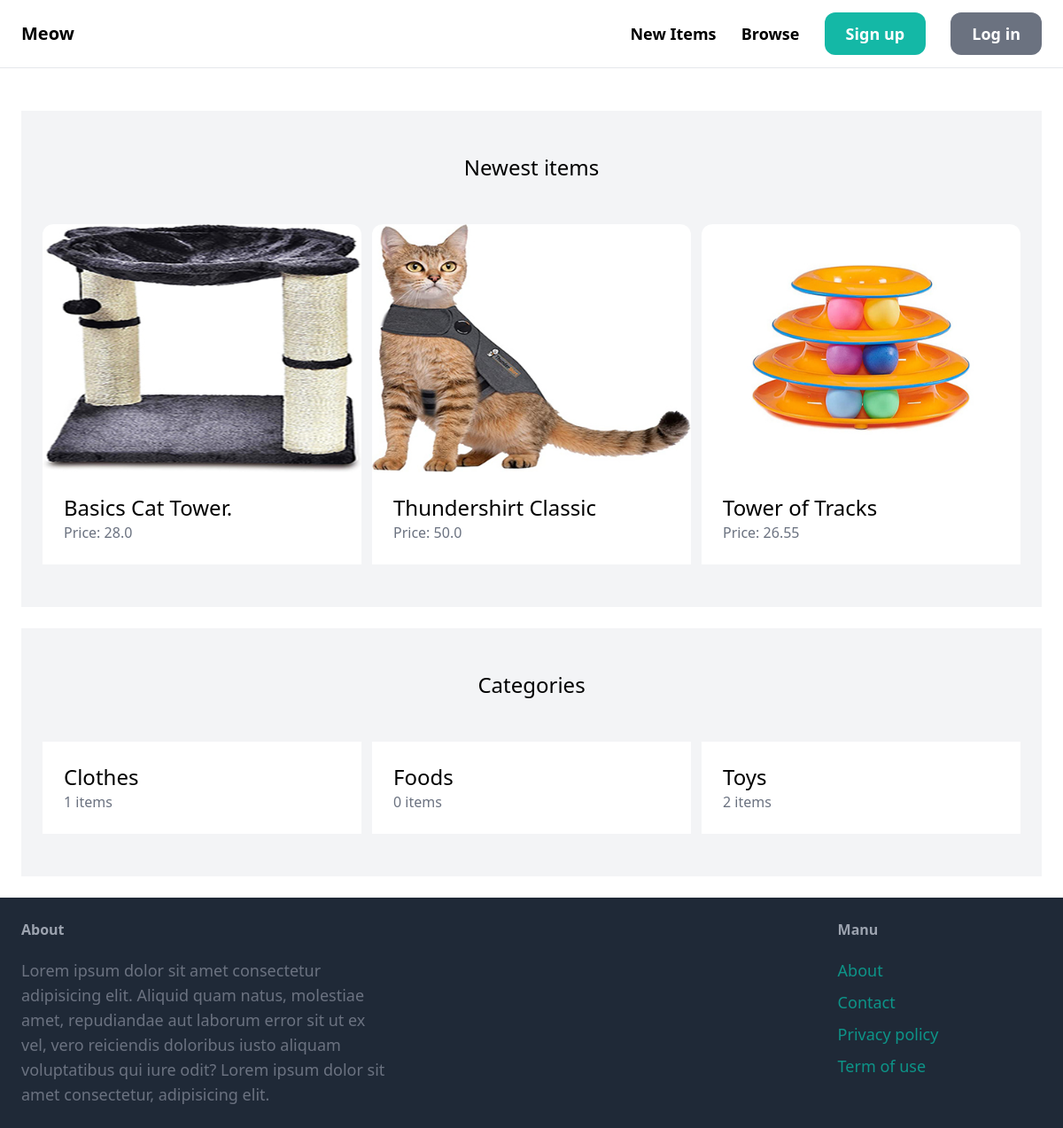
The page / on the database its author committed.
### item/models.py (models this page shows, shortened)
class Item(models.Model):
    category = models.ForeignKey(Category, related_name='item', on_delete=models.CASCADE)
    name = models.CharField(max_length=255)
    discription = models.TextField(blank=True, null=True)
    image = models.ImageField(upload_to='item_image', blank=True, null=True)
    price = models.FloatField()
    is_sold = models.BooleanField(default=False)
    create_by = models.ForeignKey(User, related_name='item', on_delete=models.CASCADE)
    create_at = models.DateTimeField(auto_now_add=True)
    class Meta:
        ordering = ('name',)
        verbose_name_plural = 'Items'

class Category(models.Model):
    name = models.CharField(max_length=255)
    class Meta:
        ordering = ('name',)
        verbose_name_plural = 'Categories'

### main/views.py (the view)
# urls.py: path('', views.index, name='index'),
def index(request):
    items = Item.objects.filter(is_sold=False)[0:6]
    categories = Category.objects.all()
    return render(request, 'main/index.html', {
        'categories': categories,
        'items': items,
    })

### main/templates/main/index.html (shortened to what this page needs)
{% extends 'main/base.html' %}
{% block content %}
    <div class="mt-6 px-6 py-12 bg-gray-100 rouneded-xl">
        <h2 class="mb-12 text-2xl text-center">Newest items</h2>
        <div class="grid grid-cols-3 gap-3">
            {% for item in items %}
            <div>
                <a href="{% url 'item:detail' item.id %}">
                    <div>
                        <img src="{{ item.image.url }}" class="rounded-t-xl" alt="item">
                    </div>
                    <div class="p-6 bg-white rouneded-b-xl">
                        <h2 class="text-2xl">
                            {{ item.name }}
                        </h2>
                        <p class="text-gray-500">
                            Price: {{ item.price }}
                        </p>
                    </div>
                </a>
            </div>
            {% endfor %}
        </div>
    </div>
    <div class="mt-6 px-6 py-12 bg-gray-100 rouneded-xl">
        <h2 class="mb-12 text-2xl text-center">Categories</h2>
        <div class="grid grid-cols-3 gap-3">
            {% for category in categories %}
            <div>
                <a href="#">
                    <div class="p-6 bg-white rouneded-b-xl">
                        <h2 class="text-2xl">
                            {{ category.name }}
                        </h2>
                        <p class="text-gray-500">
                            {{ category.item.count }} items
                        </p>
                    </div>
                </a>
            </div>
            {% endfor %}
        </div>
    </div>
{% endblock %}

### rows shown on the page
Item: image (picture), name "Basics Cat Tower.", price "28.0"
Item: image (picture), name "Thundershirt Classic", price "50.0"
Item: image (picture), name "Tower of Tracks", price "26.55"
Category: name "Clothes", item.count "1"
Category: name "Foods", item.count "0"
Category: name "Toys", item.count "2"
